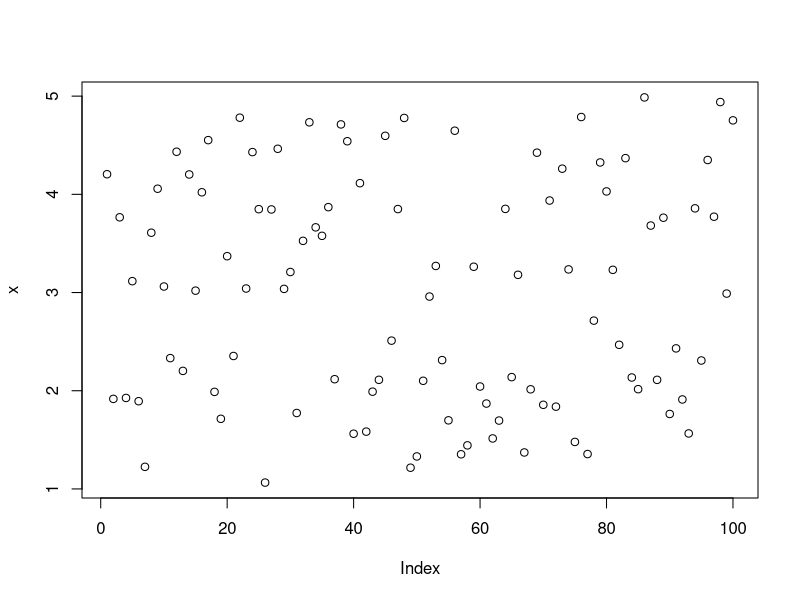
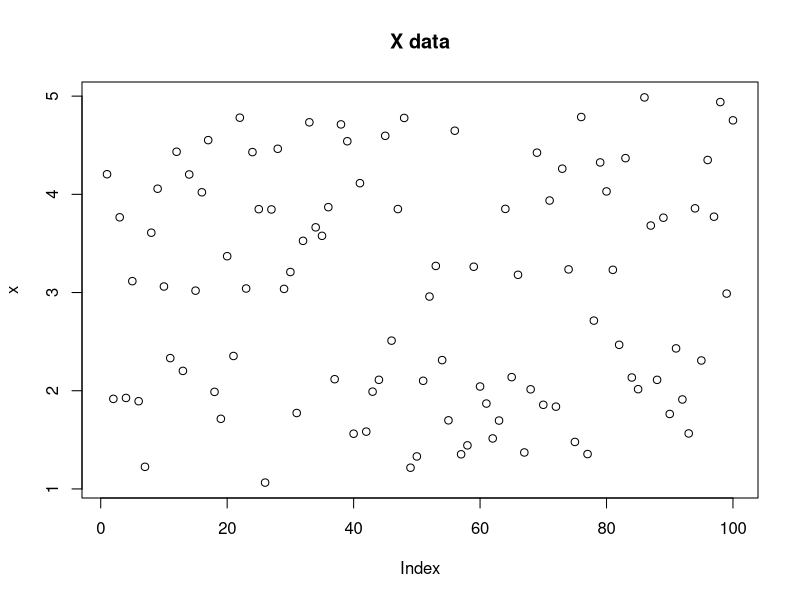
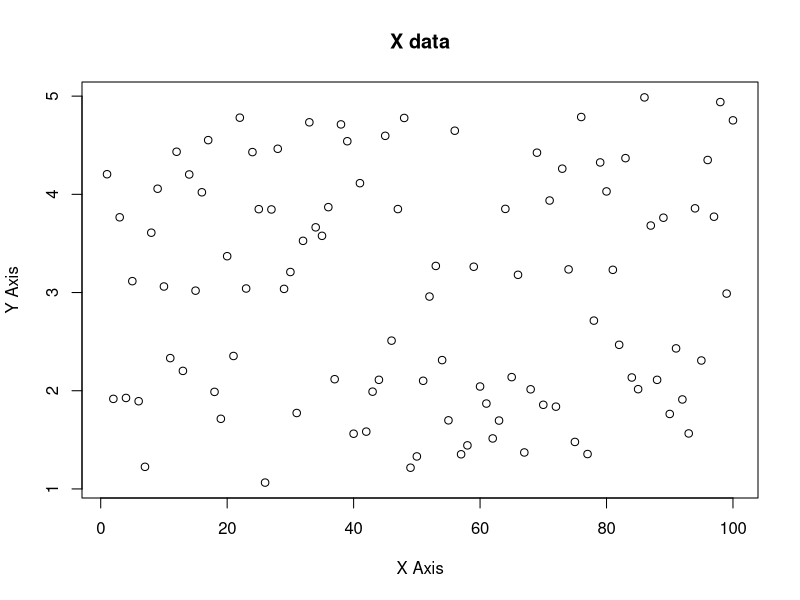
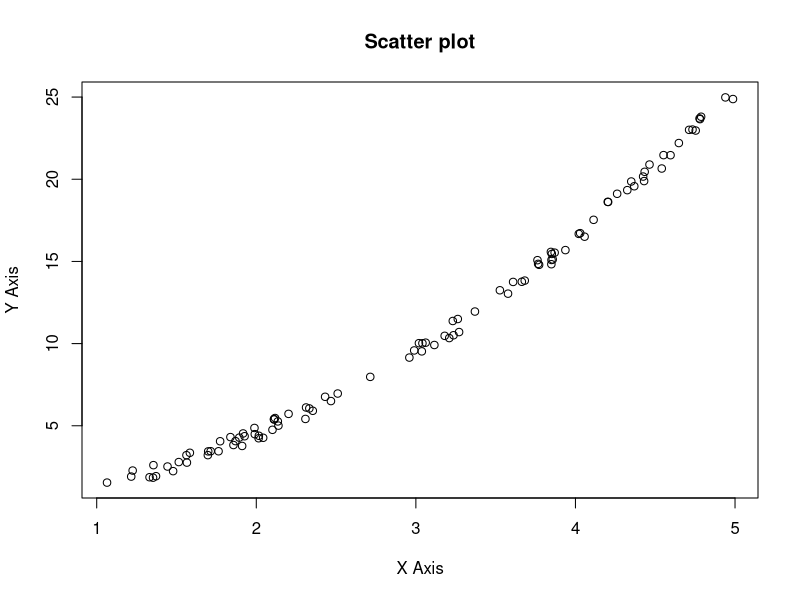
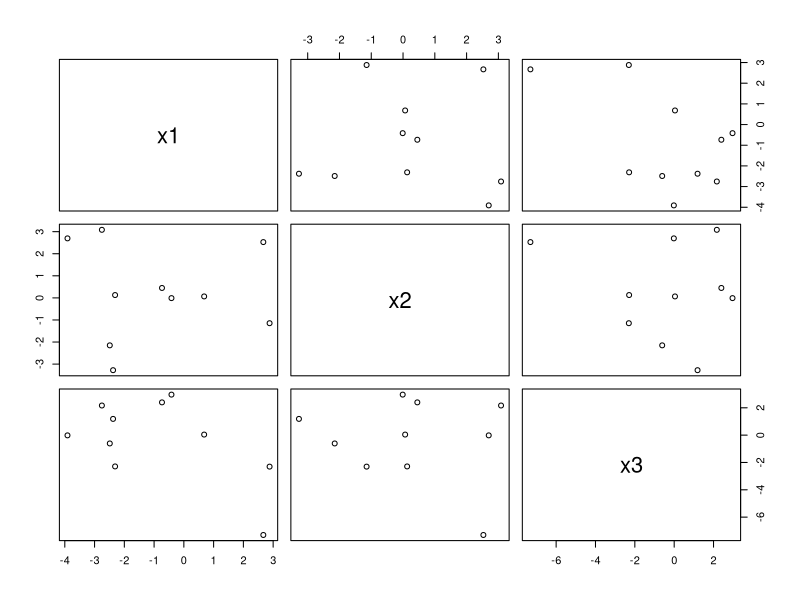
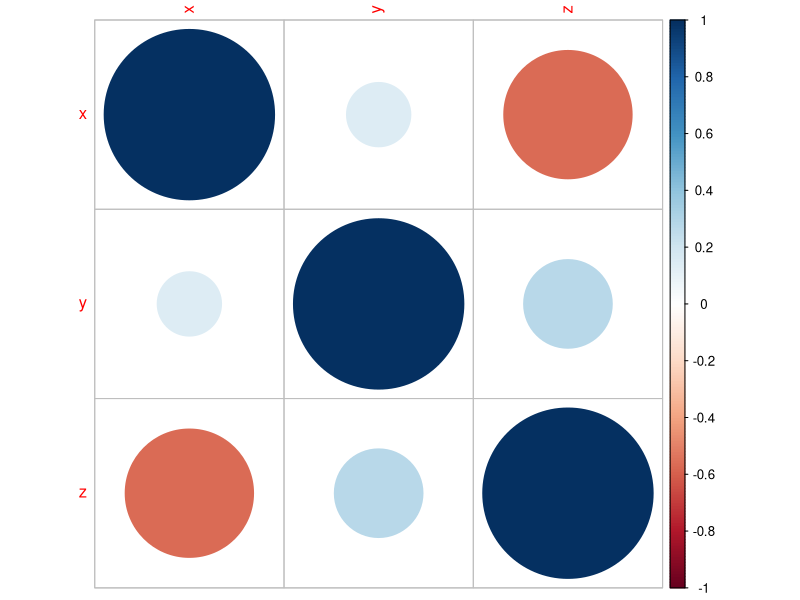
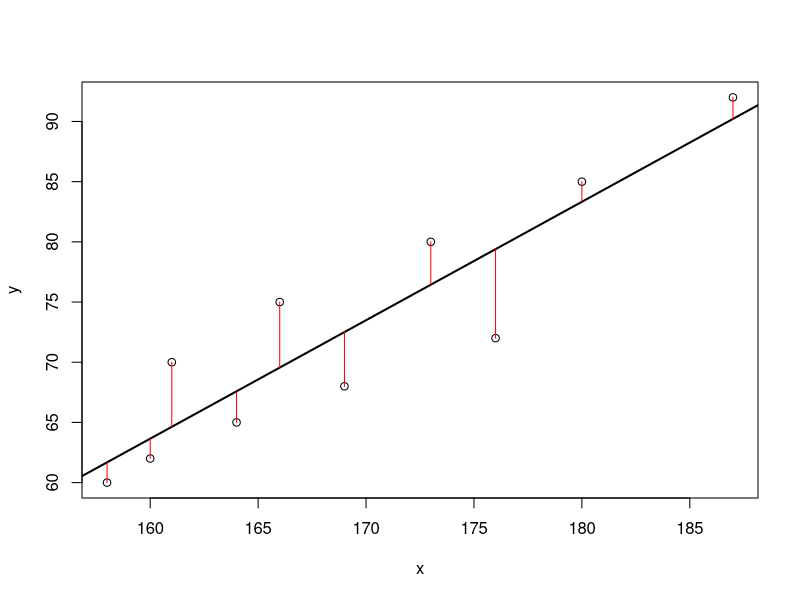
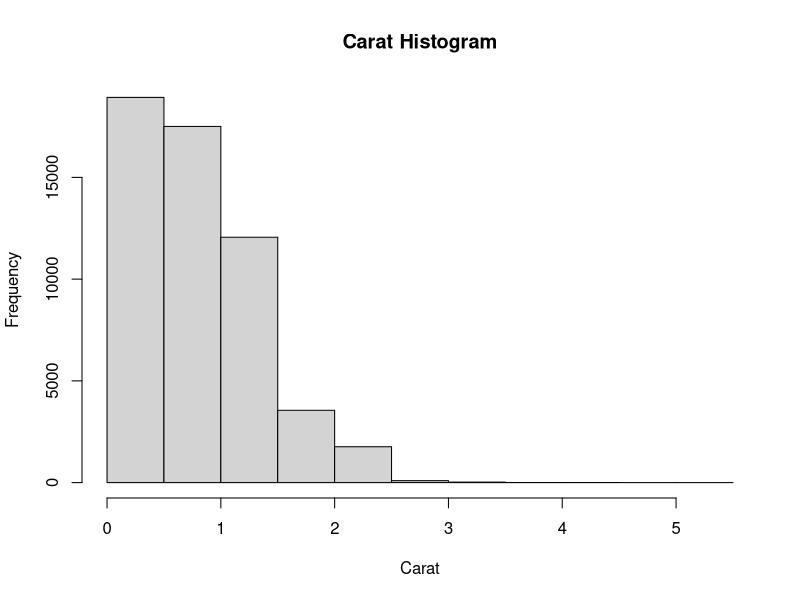

The R source for these figures, in order:
"Samarjot Singh          Assignment 8"


# Step 1: Random Number and Plot
x <- runif(100, min = 1, max = 5)
print(x)
y <- x^2 + runif(100)
print(y)

# 1.1 Plot x
plot(x)
plot(x, main = "X data")
plot(x, main = "X data",xlab = "X Axis", ylab="Y Axis")

# 1.2 Scatter Plot; x vs y
plot(x, y, main = "Scatter plot",xlab = "X Axis", ylab="Y Axis")

# 1.3 Saving the Plot to a file
png(filename="MyPlot.png")
plot(x, y, main = "Scatter plot",xlab = "X Axis", ylab="Y Axis")
dev.off()
getwd()   # Get the Current Working Directory, Similar to pwd in linux


# Step 2: The Normal Distribution
x1 <- rnorm(10,sd=2)
print(x1)
x2 <- rnorm(10,sd=3)
print(x2)
x3 <- rnorm(10,sd=4)
print(x3)

# Plot x1,x2,x3 together
df <- data.frame(x1,x2,x3)
plot(df[,1:3])


# Step 3: Min, Max, Sum, Std Deviation
x <- c(2,7,3,2,4,1,8,2,4,2,8,-5,4)
min(x)
max(x)
sum(x)
sd(x)

mean(x)
median(x)

findmode <- function(v) {
  uniqv <- unique(v)
  uniqv[which.max(tabulate(match(v, uniqv)))]
}

findmode(x)


# Step 4: Correlation, Variance and Covariance (Matrices) 
x <- c(2,7,3,2,4,1,8,2,4,2,8,-5,4)
y <- c(6,3,8,1,3,6,8,2,3,5,8,4,-6)
z <- round(runif(13,min=-10, max=10),0) 

# Variance
var(x, y)

# Co-variance
cov(x, y, method = "pearson")
cov(x, y, method = "kendall")
cov(x, y, method = "spearman")

# Correlation
cor(x, y, method = "pearson")
cor(x, y, method = "kendall")
cor(x, y, method = "spearman")

# Pairwise correlation
df <- data.frame(x,y,z)
pairCor <- cor(df,use="pairwise",method="pearson")
print(pairCor)

# Visualize correlation of all variable with each other
install.packages("corrplot")
library(corrplot)
corrplot(pairCor)


# Step 5: Linear Regression
x <- c(173, 169, 176, 166, 161, 164, 160, 158, 180, 187)
y <- c(80, 68, 72, 75, 70, 65, 62, 60, 85, 92) 

linearModel <- lm(y ~ x)
plot(x, y)
abline(linearModel, lwd=2)
predicted <- predict(linearModel) 
segments(x, y, x, predicted, col="red")


# Step 6: Basic Plots using ggplot
install.packages("ggplot2")
library(ggplot2)

data(diamonds)  # Loading build-in dataset
head(diamonds)
summary(diamonds) #Summarize the dataset

# 6.1 Histogram
hist(diamonds$carat, main = "Carat Histogram", xlab = "Carat")

plot(price ~ carat, data = diamonds)
plot(diamonds$carat, diamonds$price)


# 6.2 Boxplots
boxplot(diamonds$carat)
boxplot(diamonds)
boxplot(diamonds[,-c(7)]) # dropping carat column


# 6.3 Histograms and Densities
ggplot(data = diamonds) + geom_histogram(aes(x = carat))
ggplot(data = diamonds) + geom_density(aes(x = carat), fill = "grey50")

# Scatter Plot
ggplot(diamonds, aes(x = carat, y = price)) + geom_point()

g <- ggplot(diamonds, aes(x = carat, y = price))
g + geom_point(aes(color = color))
g + geom_point(aes(color = color)) + facet_wrap(~color)
g + geom_point(aes(color = color)) + facet_grid(cut ~ clarity)


ggplot(diamonds, aes(x = carat)) + geom_histogram() + facet_wrap(~color)
ggplot(diamonds, aes(y = carat, x = 1)) + geom_boxplot()
ggplot(diamonds, aes(y = carat, x = cut)) + geom_boxplot()
ggplot(diamonds, aes(y = carat, x = cut)) + geom_violin()

ggplot(diamonds, aes(y = carat, x = cut)) + geom_point() + geom_violin()
ggplot(diamonds, aes(y = carat, x = cut)) + geom_violin() + geom_point()

ggplot(economics, aes(x = date, y = pop)) + geom_line()


# 6.3 More Plots using ggplots
install.packages("lubridate")
install.packages("scales")

library(lubridate)
library(scales)
economics$year <- year(economics$date)
economics$month <- month(economics$date, label=TRUE)
econ2000 <- economics[which(economics$year >= 2000), ]

# build the foundation of the plot
g <- ggplot(econ2000, aes(x=month, y=pop))

# add lines color coded and grouped by year
# the group aesthetic breaks the data into separate groups
g <- g + geom_line(aes(color=factor(year), group=year))

# name the legend "Year"
g <- g + scale_color_discrete(name="Year")

# format the y axis
g <- g + scale_y_continuous(labels=comma)

# add a title and axis labels
g <- g + labs(title="Population Growth", x="Month", y="Population")

# plot the graph
g


# 6.4 Mpore on ggplots
install.packages("ggthemes")
library(ggthemes)
# build a plot and store it in g2
g2 <- ggplot(diamonds, aes(x=carat, y=price)) + geom_point(aes(color=color))
# apply a few themes
g2 + theme_economist() + scale_colour_economist()
g2 + theme_excel() + scale_colour_excel()
g2 + theme_tufte()
g2 + theme_wsj()


# Step 7: Grid and a curve plotting
x <- round(runif(13,min=-5, max=5),0) 
y <- round(runif(13,min=-5, max=5),0) 
z <- round(runif(13,min=-5, max=5),0) 

plot(z, type = "n")
grid(lty = 1, lwd = 2)
curve(x^2, col = "blue", add = TRUE)
curve(x^2 + 1, col = "blue", add = TRUE)
points(z^2, pch = 20)


# Step 8: Grphical Parameters
plot(z, type = "o", col = 'red', pch = 16, cex = 2)
plot(z, col = c('red', 'blue'), pch = "+", cex = 2)


# Step 9: Colors Plotting
colors()
palette() ## default palette
palette(sample(colors(), 10)) ## change palette
plot(runif(50), col = rep(1:10, each = 5), pch = 16, cex = 2)


# Step 10: Histogram Plotting - Frequency Plotting
# create a grouping variable of length 100
a <- factor(sample(1:5, 13, replace = TRUE), levels = 1:5)
print(a)
levels(a) <- LETTERS[1:5]
print(a)
plot(a)
plot(y ~ a)   # Box Plot


# Step 11: Plotting of Data frames 
# scatterplot matrix: a matrix of all pairwise bivariate scatterplots.
iris        # Dataset
head(iris)
class(iris)
plot(iris)
plot(iris[1:4], col = as.numeric(iris$Species)) # color by Species


# Step 12: Function Plotting
plot(sin, from = -2 * pi, to = 2 * pi)
plot(cos, from = -2 * pi, to = 2 * pi)

damped.sin <- function(x) sin(5 * x) * exp(-x^2) ## New function
class(damped.sin)
plot(damped.sin, from = -pi, to = pi)